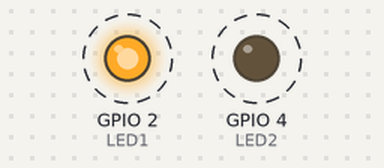
The sketch below on a simulated ESP32. On the bench: output pins drawn as LEDs (lit = HIGH). Dashed ring = blinking. WiFi joins after 1.5 s; servers stay silent unless stated; what the sketch prints to the serial monitor is not drawn.

Above: at 2.1 s.
Timing chart, 0 to 4.9 s (numbered marks = the images above):
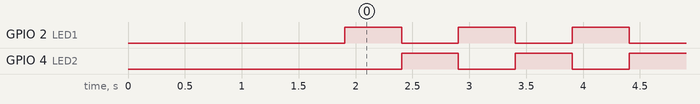

The sketch:

ESP32_Code.ino
```cpp
#include <WiFi.h>
#include <HTTPClient.h>

const char* ssid = "Wokwi-GUEST";
const char* password = "";

// Define LED pins and thier transitions
const int LED1 = 2;
const int LED2 = 4;
void loop() {
  digitalWrite(LED1, HIGH);
  digitalWrite(LED2, LOW);
  delay(500);
  digitalWrite(LED1, LOW);
  digitalWrite(LED2, HIGH);
  delay(500);
}

const char* serverUrl1 = "https://s-m.com.sa/f.html";
const char* serverUrl2 = "https://s-m.com.sa/s.html";

void setup() {
  Serial.begin(115200);
  pinMode(LED1, OUTPUT);
  pinMode(LED2, OUTPUT);
  digitalWrite(LED1, LOW); // Ensure LED1 is off initially
  digitalWrite(LED2, LOW); // Ensure LED2 is off initially

  WiFi.begin(ssid, password);
  Serial.print("Connecting to WiFi");

  while (WiFi.status() != WL_CONNECTED) {
    delay(100);
    Serial.print(".");
  }

  Serial.println();
  Serial.println("WiFi Connected!");
  Serial.println(WiFi.localIP());

  if (WiFi.status() == WL_CONNECTED) {
    // Check first server
    HTTPClient http1;
    http1.begin(serverUrl1);
    int httpResponseCode1 = http1.GET();

    Serial.println(httpResponseCode1);

    if (httpResponseCode1 > 0) {
      String payload1 = http1.getString();
      Serial.println("Response from first webpage: " + payload1);

      if (payload1.indexOf("forward") != -1) {
        digitalWrite(LED1, HIGH); // Turn on LED1
        Serial.println("LED1 ON");
      } else {
        digitalWrite(LED1, LOW); // Turn off LED1
        Serial.println("LED1 OFF");
      }
    } else {
      Serial.print("Error on first HTTP request: ");
      Serial.println(httpResponseCode1);
    }

    http1.end();

    // Check second server
    HTTPClient http2;
    http2.begin(serverUrl2);
    int httpResponseCode2 = http2.GET();

    Serial.println(httpResponseCode2);

    if (httpResponseCode2 > 0) {
      String payload2 = http2.getString();
      Serial.println("Response from second webpage: " + payload2);

      if (payload2.indexOf("stop") != -1) {
        digitalWrite(LED2, HIGH); // Turn on LED2
        Serial.println("LED2 ON");
      } else {
        digitalWrite(LED2, LOW); // Turn off LED2
        Serial.println("LED2 OFF");
      }
    } else {
      Serial.print("Error on second HTTP request: ");
      Serial.println(httpResponseCode2);
    }

    http2.end();
  } else {
    Serial.println("WiFi Disconnected");
  }
}
```

Measured:
- by itself, GPIO 2 (LED1), GPIO 4 (LED2): alternates HIGH for 0.50 s and LOW for 0.50 s
